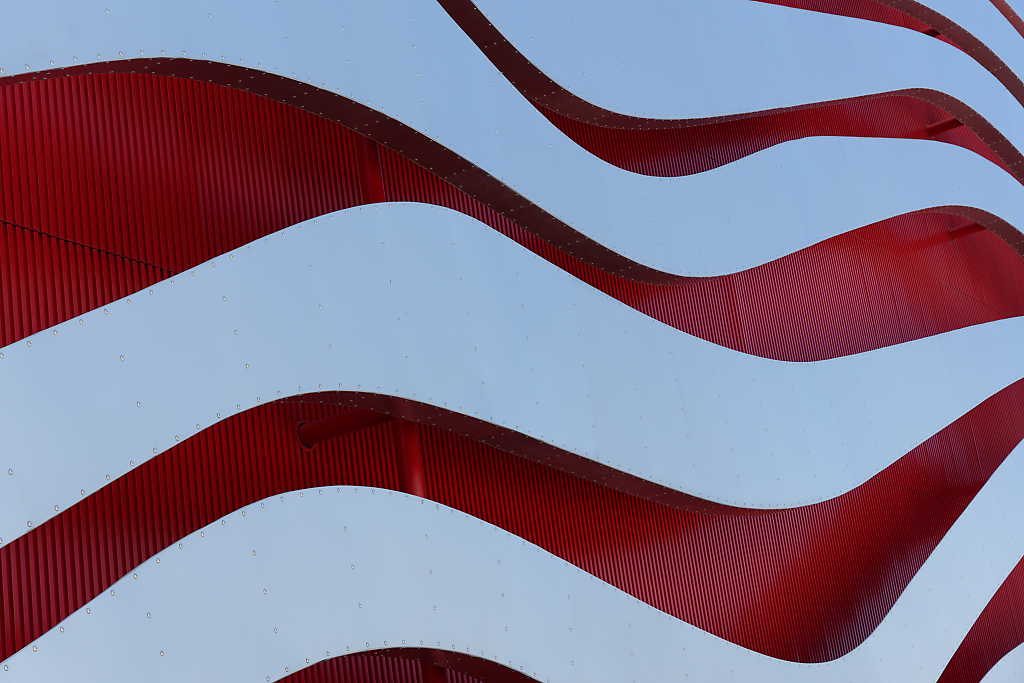
#> input picture hdrvdp/hdrvdp-2.2.2/examples/wavy_facade.png, 1024 x 683 px; its folder holds only this picture in this run
$ python -i extract_strred_mint.py   (imports and definitions only)
#> lines starting #> are read from the running program, lines starting #| are printed output that depends on the picture
import numpy as np
import os
import glob
import subprocess
from joblib import Parallel, delayed, dump
import scipy.ndimage
import scipy.linalg
from strred.strred_utils import *


# [193 lines left out: functions est_params, extract_info, compute_strred, fread, y4mFileRead, yuv_read, not called in this run]


distorted_yuv = glob.glob(os.path.join(
    '/data/PV_VQA_Study/all_cut_upscaled_hfr_motioninterpolated_yuv_vids', '*'))


# [12 lines left out: function fps_from_content, not called in this run]


def single_vid_strred(i):
    dis_vid = distorted_yuv[i]
    content = os.path.basename(dis_vid).split('_')[0]
    fps = fps_from_content(content, 'HFR')
    begin_time = dis_vid.split('_')[-1]
    dis_FR = os.path.basename(dis_vid).split('_')[2]
    dis_fps = fps_from_content(content, dis_FR)
    print(dis_fps, fps)
    if(dis_fps == fps):
        print('same fps, already computed, exiting')
        return
    else:
        ref_video = os.path.join('/data/PV_VQA_Study/all_cut_upscaled_y4m_vids',
                                 content+'_SRC_SRC_SRC_SRC_'+begin_time[:-4]+'.y4m')

    width, height = int(3840), int(2160)
    strred_outname = os.path.join(
        './strred_features_mint/', os.path.splitext(os.path.basename(dis_vid))[0]+'.z')
    if(os.path.exists(strred_outname)):
        return
    if('SFR' in vid_name):
        fr_file = os.path.join('./speed_features_mint', vid_name+'.z')
    else:
        fr_file = f
    print(ref_video, dis_vid, height, width, dis_fps, strred_outname)
    strred_list = []

    frame_num = 0
    ref_vid_obj = open(ref_video, 'r+b')
    dis_vid_obj = open(dis_vid, 'r+b')
    while(True):

        try:
            ref_y = y4mFileRead(ref_vid_obj, width, height, frame_num)
            ref_y_next = y4mFileRead(ref_vid_obj, width, height, frame_num+1)
            dis_y = yuv_read(dis_vid_obj, width, height, frame_num)
            dis_y_next = yuv_read(dis_vid_obj, width, height, frame_num+1)
        except Exception as e:
            print(e)
            print(frame_num, ' frames read')
            ref_vid_obj.close()
            dis_vid_obj.close()
            dump(strred_list, strred_outname)
            break
        ref_data = np.stack((ref_y, ref_y_next), axis=0)
        dis_data = np.stack((dis_y, dis_y_next), axis=0)
        strred = compute_strred(ref_data, dis_data)
        strred_list.append(strred)
        frame_num = frame_num+1

    # [6 lines of commented-out code are left out]
    return


# [2 lines not run here, left out]
# for i in range(len(distorted_yuv)):
#    single_vid_strred(i)
# single_vid_strred(0)

>>> import cv2
>>> picture = cv2.imread('../hdrvdp/hdrvdp-2.2.2/examples/wavy_facade.png', cv2.IMREAD_GRAYSCALE)
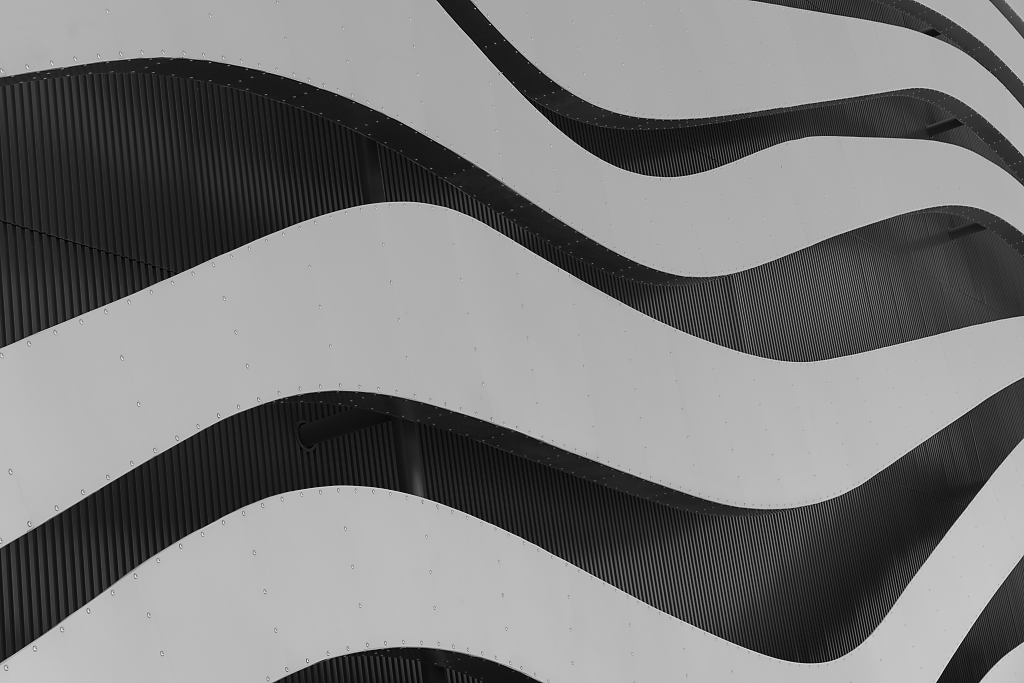
#> picture: shape (683, 1024); min 0, max 253, mean 122.4
#> (the run stopped early here; a loop or call above may not have finished)
